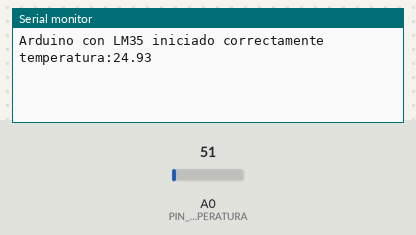
This sketch was run on a simulated Arduino Uno, built with avr-gcc and run on an emulated ATmega328P. Shown: the last lines printed to the serial monitor. Inputs (shaded band) come from the test bench; at power-on: A0 (PIN_TEMPERATURA) = 51.

Above: at 1.3 s.
1.4 s: A0 (PIN_TEMPERATURA) set to 61
At 2.7 s:
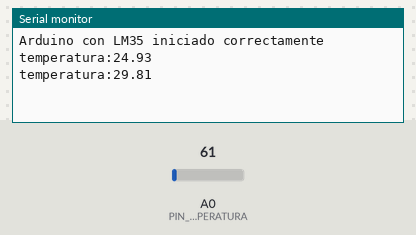
2.9 s: A0 (PIN_TEMPERATURA) set to 71
At 3.8 s:
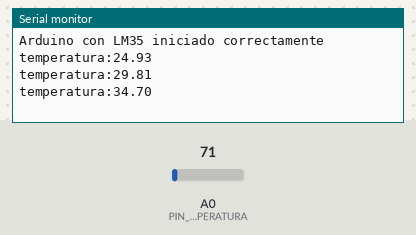
Timing chart, 0 to 5.9 s (numbered marks = the images above; inputs shaded):
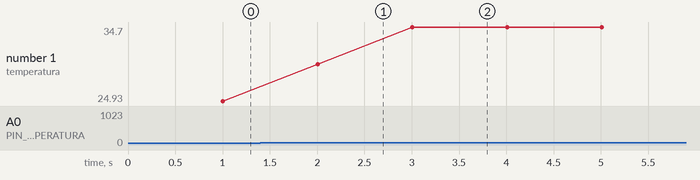

The sketch:

sensor_serial_LM35.ino
```cpp
/*
 * sensor_serial.ino
 * Sketch de Arduino para leer sensor LM35 y enviar datos por puerto serial
 *
 * Este programa lee los valores de un sensor de temperatura LM35 y los envía
 * a través del puerto serial para que puedan ser leídos por la aplicación PHP.
 */

// Definir el pin del sensor LM35
const int PIN_TEMPERATURA = A0;  // Sensor LM35 conectado al pin analógico A0

// Intervalo para enviar datos (en milisegundos)
const unsigned long INTERVALO_ENVIO = 1000;  // Enviar datos cada 1 segundo

// Variable para almacenar el tiempo de la última lectura
unsigned long tiempoUltimaLectura = 0;

void setup() {
  // Inicializar comunicación serial a 9600 baudios
  Serial.begin(9600);

  // Configurar pin del sensor
  pinMode(PIN_TEMPERATURA, INPUT);

  // Esperar a que se establezca la comunicación serial
  delay(100);

  // Enviar mensaje de inicio
  Serial.println("Arduino con LM35 iniciado correctamente");
}

void loop() {
  // Verificar si ha pasado el intervalo de tiempo
  unsigned long tiempoActual = millis();

  if (tiempoActual - tiempoUltimaLectura >= INTERVALO_ENVIO) {
    // Actualizar tiempo de última lectura
    tiempoUltimaLectura = tiempoActual;

    // Leer valor del sensor de temperatura
    int valorTemperatura = analogRead(PIN_TEMPERATURA);

    // Convertir lectura analógica a temperatura en grados Celsius
    // Para LM35: Temperatura(°C) = (Valor analógico * 5.0 / 1023.0) * 100.0
    float temperatura = (valorTemperatura * 5.0 / 1023.0) * 100.0;

    // Enviar dato con formato clave:valor
    Serial.print("temperatura:");
    Serial.println(temperatura);

    // Enviar una línea en blanco para indicar el final del dato
    Serial.println();
  }

  // Pequeña pausa para estabilidad
  delay(10);
}

/*
 * Nota sobre el sensor LM35:
 *
 * - El LM35 es un sensor de temperatura de precisión con salida analógica
 * - La salida es lineal y proporcional a la temperatura: 10mV/°C
 * - Rango típico: -55°C a 150°C (el modelo básico: 0°C a 100°C)
 * - Conexión típica:
 *   - Pin izquierdo (mirando la parte plana): +5V
 *   - Pin central: Señal (conectar a pin analógico)
 *   - Pin derecho: GND
 */ 
```

Measured:
- after the input at 1.4 s, the serial monitor: prints a new line after 0.60 s (image 1)
- after the input at 2.9 s, the serial monitor: prints a new line after 0.11 s (image 2)
- plotted number 1: 24.93 → 29.81 after the input at 1.4 s, 29.81 → 34.7 after the input at 2.9 s
